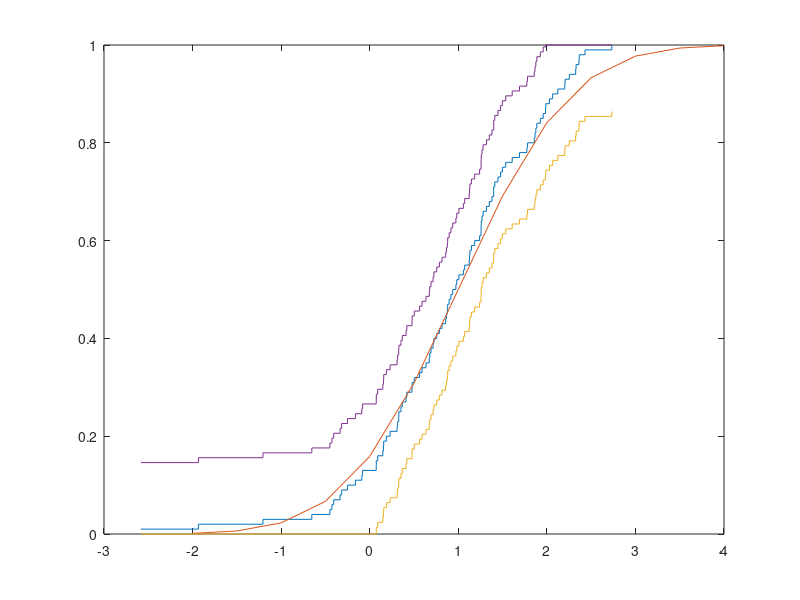

Write MATLAB code to recreate this figure.
pkg load statistics

function p = test(n, mu, sigma)
    m = 100;
    X = sort(normrnd(mu, sigma, m, n));
    res = -1;
    for i=1:m
        X_i = X(i, :);
        F_X_i = normcdf(X_i, mu, sigma);
        current_val = max(abs(F_X_i  - i / m), abs(F_X_i - (i - 1) / m));
        res = max(res, current_val);
    endfor
    gamma = 0.95;
    u_gamma = 1.36;
    p = mean((sqrt(m) * res) > u_gamma);
endfunction

n = 100;
mu = 1;
sigma = 1;

t = mu - 3 * sigma : 0.5 : mu + 3 * sigma;
F_x = normcdf(t, mu, sigma);

X = sort(normrnd(mu, sigma, n, 1));
F_n = 1 / n : 1 / n : 1;
[a, b] = stairs(X, F_n);

u = 1.36;
delta = u / sqrt(n);
plot(a, b, t, F_x, a, max(b - delta, 0), a, min(b + delta, 1))

test(10000, mu, sigma);
test(1000000, mu, sigma);
